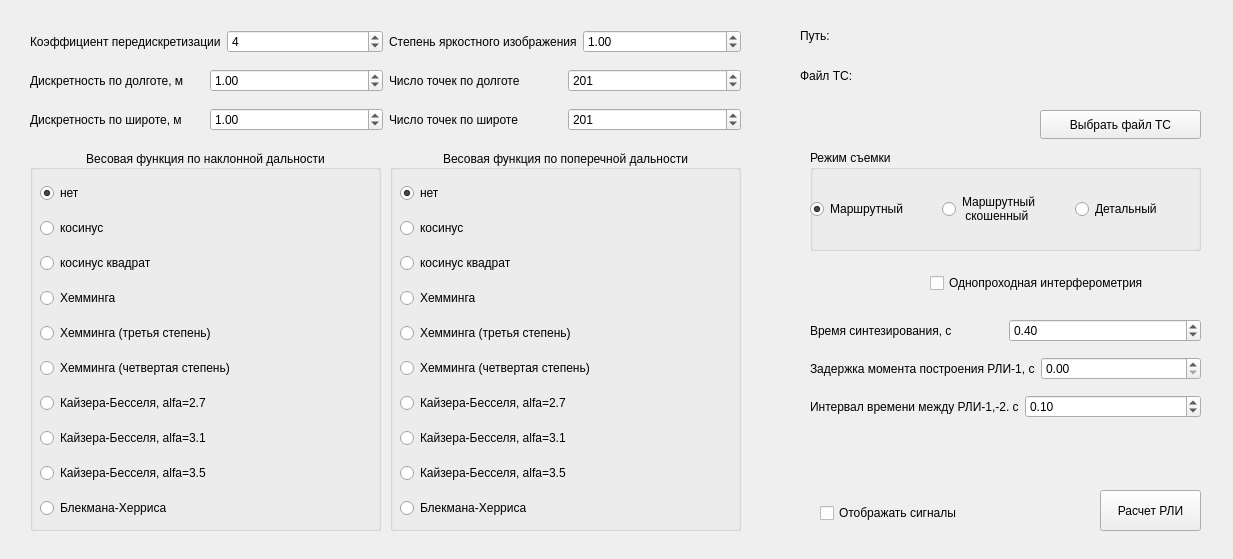
<?xml version="1.0" encoding="UTF-8"?>
<ui version="4.0">
 <class>Widget</class>
 <widget class="QWidget" name="Widget">
  <property name="geometry">
   <rect>
    <x>0</x>
    <y>0</y>
    <width>1233</width>
    <height>559</height>
   </rect>
  </property>
  <property name="minimumSize">
   <size>
    <width>1233</width>
    <height>0</height>
   </size>
  </property>
  <property name="windowTitle">
   <string>Widget</string>
  </property>
  <widget class="QWidget" name="horizontalLayoutWidget_4">
   <property name="geometry">
    <rect>
     <x>30</x>
     <y>20</y>
     <width>711</width>
     <height>121</height>
    </rect>
   </property>
   <layout class="QHBoxLayout" name="horizontalLayout_4">
    <item>
     <layout class="QVBoxLayout" name="verticalLayout_2">
      <item>
       <layout class="QHBoxLayout" name="horizontalLayout_5">
        <item>
         <widget class="QLabel" name="label_4">
          <property name="text">
           <string>Коэффициент передискретизации</string>
          </property>
         </widget>
        </item>
        <item>
         <widget class="QSpinBox" name="Kss">
          <property name="value">
           <number>4</number>
          </property>
         </widget>
        </item>
       </layout>
      </item>
      <item>
       <layout class="QHBoxLayout" name="horizontalLayout_6">
        <item>
         <widget class="QLabel" name="label_5">
          <property name="text">
           <string>Дискретность по долготе, м</string>
          </property>
         </widget>
        </item>
        <item>
         <widget class="QDoubleSpinBox" name="dxsint">
          <property name="value">
           <double>1.000000000000000</double>
          </property>
         </widget>
        </item>
       </layout>
      </item>
      <item>
       <layout class="QHBoxLayout" name="horizontalLayout_7">
        <item>
         <widget class="QLabel" name="label_6">
          <property name="text">
           <string>Дискретность по широте, м</string>
          </property>
         </widget>
        </item>
        <item>
         <widget class="QDoubleSpinBox" name="dysint">
          <property name="value">
           <double>1.000000000000000</double>
          </property>
         </widget>
        </item>
       </layout>
      </item>
     </layout>
    </item>
    <item>
     <layout class="QVBoxLayout" name="verticalLayout_3">
      <item>
       <layout class="QHBoxLayout" name="horizontalLayout_8">
        <item>
         <widget class="QLabel" name="label_7">
          <property name="text">
           <string>Степень яркостного изображения</string>
          </property>
         </widget>
        </item>
        <item>
         <widget class="QDoubleSpinBox" name="StepBright">
          <property name="value">
           <double>1.000000000000000</double>
          </property>
         </widget>
        </item>
       </layout>
      </item>
      <item>
       <layout class="QHBoxLayout" name="horizontalLayout_9">
        <item>
         <widget class="QLabel" name="label_8">
          <property name="text">
           <string>Число точек по долготе</string>
          </property>
         </widget>
        </item>
        <item>
         <widget class="QSpinBox" name="Nxsint">
          <property name="maximum">
           <number>1000</number>
          </property>
          <property name="value">
           <number>201</number>
          </property>
         </widget>
        </item>
       </layout>
      </item>
      <item>
       <layout class="QHBoxLayout" name="horizontalLayout_10">
        <item>
         <widget class="QLabel" name="label_9">
          <property name="text">
           <string>Число точек по широте</string>
          </property>
         </widget>
        </item>
        <item>
         <widget class="QSpinBox" name="Nysint">
          <property name="maximum">
           <number>1000</number>
          </property>
          <property name="value">
           <number>201</number>
          </property>
         </widget>
        </item>
       </layout>
      </item>
     </layout>
    </item>
   </layout>
  </widget>
  <widget class="QGroupBox" name="groupBox">
   <property name="geometry">
    <rect>
     <x>30</x>
     <y>150</y>
     <width>351</width>
     <height>381</height>
    </rect>
   </property>
   <property name="title">
    <string>Весовая функция по наклонной дальности</string>
   </property>
   <property name="alignment">
    <set>Qt::AlignCenter</set>
   </property>
   <widget class="QWidget" name="verticalLayoutWidget">
    <property name="geometry">
     <rect>
      <x>10</x>
      <y>24</y>
      <width>261</width>
      <height>361</height>
     </rect>
    </property>
    <layout class="QVBoxLayout" name="verticalLayout">
     <item>
      <widget class="QRadioButton" name="radioButton_2">
       <property name="text">
        <string>нет</string>
       </property>
       <property name="checked">
        <bool>true</bool>
       </property>
      </widget>
     </item>
     <item>
      <widget class="QRadioButton" name="radioButton">
       <property name="text">
        <string>косинус</string>
       </property>
      </widget>
     </item>
     <item>
      <widget class="QRadioButton" name="radioButton_3">
       <property name="text">
        <string>косинус квадрат</string>
       </property>
      </widget>
     </item>
     <item>
      <widget class="QRadioButton" name="radioButton_4">
       <property name="text">
        <string>Хемминга</string>
       </property>
      </widget>
     </item>
     <item>
      <widget class="QRadioButton" name="radioButton_5">
       <property name="text">
        <string>Хемминга (третья степень)</string>
       </property>
      </widget>
     </item>
     <item>
      <widget class="QRadioButton" name="radioButton_6">
       <property name="text">
        <string>Хемминга (четвертая степень)</string>
       </property>
      </widget>
     </item>
     <item>
      <widget class="QRadioButton" name="radioButton_7">
       <property name="text">
        <string>Кайзера-Бесселя, alfa=2.7</string>
       </property>
      </widget>
     </item>
     <item>
      <widget class="QRadioButton" name="radioButton_8">
       <property name="text">
        <string>Кайзера-Бесселя, alfa=3.1</string>
       </property>
      </widget>
     </item>
     <item>
      <widget class="QRadioButton" name="radioButton_9">
       <property name="text">
        <string>Кайзера-Бесселя, alfa=3.5</string>
       </property>
      </widget>
     </item>
     <item>
      <widget class="QRadioButton" name="radioButton_10">
       <property name="text">
        <string>Блекмана-Херриса</string>
       </property>
      </widget>
     </item>
    </layout>
   </widget>
  </widget>
  <widget class="QGroupBox" name="groupBox_2">
   <property name="geometry">
    <rect>
     <x>390</x>
     <y>150</y>
     <width>351</width>
     <height>381</height>
    </rect>
   </property>
   <property name="title">
    <string>Весовая функция по поперечной дальности</string>
   </property>
   <property name="alignment">
    <set>Qt::AlignCenter</set>
   </property>
   <property name="flat">
    <bool>false</bool>
   </property>
   <property name="checkable">
    <bool>false</bool>
   </property>
   <widget class="QWidget" name="verticalLayoutWidget_5">
    <property name="geometry">
     <rect>
      <x>10</x>
      <y>24</y>
      <width>261</width>
      <height>361</height>
     </rect>
    </property>
    <layout class="QVBoxLayout" name="verticalLayout_5">
     <item>
      <widget class="QRadioButton" name="radioButton_21">
       <property name="text">
        <string>нет</string>
       </property>
       <property name="checked">
        <bool>true</bool>
       </property>
      </widget>
     </item>
     <item>
      <widget class="QRadioButton" name="radioButton_22">
       <property name="text">
        <string>косинус</string>
       </property>
      </widget>
     </item>
     <item>
      <widget class="QRadioButton" name="radioButton_23">
       <property name="text">
        <string>косинус квадрат</string>
       </property>
      </widget>
     </item>
     <item>
      <widget class="QRadioButton" name="radioButton_24">
       <property name="text">
        <string>Хемминга</string>
       </property>
      </widget>
     </item>
     <item>
      <widget class="QRadioButton" name="radioButton_25">
       <property name="text">
        <string>Хемминга (третья степень)</string>
       </property>
      </widget>
     </item>
     <item>
      <widget class="QRadioButton" name="radioButton_26">
       <property name="text">
        <string>Хемминга (четвертая степень)</string>
       </property>
      </widget>
     </item>
     <item>
      <widget class="QRadioButton" name="radioButton_27">
       <property name="text">
        <string>Кайзера-Бесселя, alfa=2.7</string>
       </property>
      </widget>
     </item>
     <item>
      <widget class="QRadioButton" name="radioButton_28">
       <property name="text">
        <string>Кайзера-Бесселя, alfa=3.1</string>
       </property>
      </widget>
     </item>
     <item>
      <widget class="QRadioButton" name="radioButton_29">
       <property name="text">
        <string>Кайзера-Бесселя, alfa=3.5</string>
       </property>
      </widget>
     </item>
     <item>
      <widget class="QRadioButton" name="radioButton_30">
       <property name="text">
        <string>Блекмана-Херриса</string>
       </property>
      </widget>
     </item>
    </layout>
   </widget>
  </widget>
  <widget class="QGroupBox" name="groupBox_3">
   <property name="geometry">
    <rect>
     <x>810</x>
     <y>150</y>
     <width>391</width>
     <height>101</height>
    </rect>
   </property>
   <property name="title">
    <string>Режим съемки</string>
   </property>
   <widget class="QWidget" name="horizontalLayoutWidget">
    <property name="geometry">
     <rect>
      <x>0</x>
      <y>19</y>
      <width>391</width>
      <height>81</height>
     </rect>
    </property>
    <layout class="QHBoxLayout" name="horizontalLayout">
     <item>
      <widget class="QRadioButton" name="Stripmap">
       <property name="text">
        <string>Маршрутный</string>
       </property>
       <property name="checked">
        <bool>true</bool>
       </property>
      </widget>
     </item>
     <item>
      <widget class="QRadioButton" name="Stripmap2">
       <property name="text">
        <string>Маршрутный
 скошенный</string>
       </property>
      </widget>
     </item>
     <item>
      <widget class="QRadioButton" name="Detailmode">
       <property name="text">
        <string>Детальный</string>
       </property>
      </widget>
     </item>
    </layout>
   </widget>
  </widget>
  <widget class="QCheckBox" name="checkBox">
   <property name="geometry">
    <rect>
     <x>930</x>
     <y>270</y>
     <width>281</width>
     <height>26</height>
    </rect>
   </property>
   <property name="text">
    <string>Однопроходная интерферометрия</string>
   </property>
  </widget>
  <widget class="QWidget" name="verticalLayoutWidget_6">
   <property name="geometry">
    <rect>
     <x>810</x>
     <y>310</y>
     <width>391</width>
     <height>119</height>
    </rect>
   </property>
   <layout class="QVBoxLayout" name="verticalLayout_6">
    <item>
     <layout class="QHBoxLayout" name="horizontalLayout_11">
      <item>
       <widget class="QLabel" name="label_10">
        <property name="text">
         <string>Время синтезирования, c</string>
        </property>
       </widget>
      </item>
      <item>
       <widget class="QDoubleSpinBox" name="Tsint">
        <property name="value">
         <double>0.400000000000000</double>
        </property>
       </widget>
      </item>
     </layout>
    </item>
    <item>
     <layout class="QHBoxLayout" name="horizontalLayout_12">
      <item>
       <widget class="QLabel" name="label_11">
        <property name="text">
         <string>Задержка момента построения РЛИ-1, с</string>
        </property>
       </widget>
      </item>
      <item>
       <widget class="QDoubleSpinBox" name="tauRli"/>
      </item>
     </layout>
    </item>
    <item>
     <layout class="QHBoxLayout" name="horizontalLayout_13">
      <item>
       <widget class="QLabel" name="label_12">
        <property name="text">
         <string>Интервал времени между РЛИ-1,-2. с</string>
        </property>
       </widget>
      </item>
      <item>
       <widget class="QDoubleSpinBox" name="t_r_w">
        <property name="value">
         <double>0.100000000000000</double>
        </property>
       </widget>
      </item>
     </layout>
    </item>
   </layout>
  </widget>
  <widget class="QCheckBox" name="checkBox_2">
   <property name="geometry">
    <rect>
     <x>820</x>
     <y>500</y>
     <width>181</width>
     <height>26</height>
    </rect>
   </property>
   <property name="text">
    <string>Отображать сигналы</string>
   </property>
  </widget>
  <widget class="QPushButton" name="Start">
   <property name="geometry">
    <rect>
     <x>1100</x>
     <y>490</y>
     <width>101</width>
     <height>41</height>
    </rect>
   </property>
   <property name="styleSheet">
    <string notr="true"/>
   </property>
   <property name="text">
    <string>Расчет РЛИ</string>
   </property>
  </widget>
  <widget class="QPushButton" name="upload">
   <property name="geometry">
    <rect>
     <x>1040</x>
     <y>110</y>
     <width>161</width>
     <height>29</height>
    </rect>
   </property>
   <property name="text">
    <string>Выбрать файл ТС</string>
   </property>
  </widget>
  <widget class="QWidget" name="horizontalLayoutWidget_2">
   <property name="geometry">
    <rect>
     <x>800</x>
     <y>20</y>
     <width>361</width>
     <height>31</height>
    </rect>
   </property>
   <layout class="QHBoxLayout" name="horizontalLayout_2">
    <item>
     <widget class="QLabel" name="label">
      <property name="text">
       <string>Путь:</string>
      </property>
     </widget>
    </item>
    <item>
     <widget class="QLabel" name="Path">
      <property name="text">
       <string/>
      </property>
     </widget>
    </item>
   </layout>
  </widget>
  <widget class="QWidget" name="horizontalLayoutWidget_3">
   <property name="geometry">
    <rect>
     <x>800</x>
     <y>60</y>
     <width>361</width>
     <height>31</height>
    </rect>
   </property>
   <layout class="QHBoxLayout" name="horizontalLayout_3">
    <item>
     <widget class="QLabel" name="label_2">
      <property name="text">
       <string>Файл ТС:</string>
      </property>
     </widget>
    </item>
    <item>
     <widget class="QLabel" name="File_name">
      <property name="text">
       <string/>
      </property>
     </widget>
    </item>
   </layout>
  </widget>
 </widget>
 <resources/>
 <connections/>
</ui>
